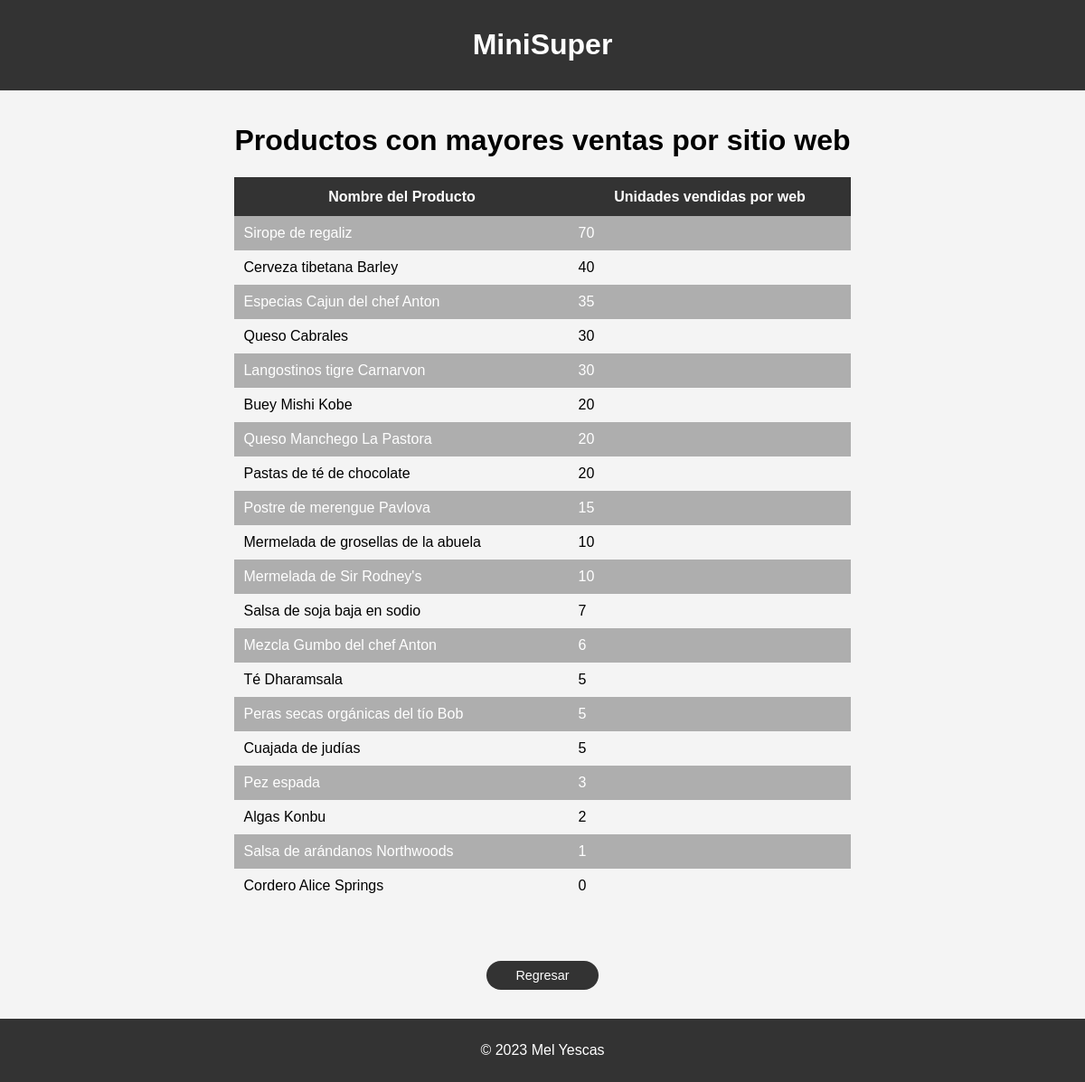
Page /gestion/top_web_sales/ on the committed database.
### gestion/models.py (models this page shows, shortened)
class Products(models.Model):
    ProductId = models.AutoField(primary_key=True)
    ProductName = models.CharField(max_length=255)
    SupplierId = models.ForeignKey(Suppliers, on_delete=models.CASCADE)
    CategoryId = models.ForeignKey(Categories, on_delete=models.CASCADE)
    UnitPrice = models.DecimalField(max_digits=10, decimal_places=2)
    UnitsInStock = models.IntegerField()
    UnitsOnOrder = models.IntegerField()
    UnitsSoldInStore = models.IntegerField()
    Suspended = models.BooleanField(default=False)

### gestion/views.py (the view)
def top_web_sales(request):
    products = Products.objects.order_by(
        "-UnitsOnOrder"
    )  # El signo '-' indica orden descendente
    context = {"products": products}
    return render(request, "top_web_sales.html", context)

### gestion/templates/top_web_sales.html (shortened to what this page needs)
{% extends "base.html" %}
{% block content %}
    <h1>Productos con mayores ventas por sitio web</h1>
    <table class="table-products">
        <thead>
            <tr>
                <th>Nombre del Producto</th>
                <th>Unidades vendidas por web</th>
            </tr>
        </thead>
        <tbody>
            {% for product in products %}
            <tr>
                <td>{{ product.ProductName }}</td>
                <td>{{ product.UnitsOnOrder }}</td>
            </tr>
            {% endfor %}
        </tbody>
    </table>
    <div class="cont-flex">
        <a href="{% url 'index' %}" class="btn-add">Regresar</a>
    </div>
{% endblock %}

### gestion/static/css/base.css (style rules this page uses)
:root { --color-fondo: #f4f4f4; --color-header-footer: #333; --color-white: white; --color-gray: #aeaeae; --color-hover: #3fa1dd; }
body { font-family: Arial, sans-serif; padding: 0; margin: 0; background-color: var(--color-fondo); display: flex; flex-direction: column; min-height: 100vh; }
a { text-decoration: none; color: inherit; }
.table-products { width: 100%; border-collapse: collapse; margin: 1rem 0 2rem; }
.table-products th { padding: .8rem; background-color: var(--color-header-footer); color: var(--color-white); }
.table-products td { padding: 10px; }
.table-products tbody tr:nth-child(odd) { background-color: var(--color-gray); color: var(--color-white); }
.btn-add { border-radius: 1rem; padding: 0.5rem 2rem; text-decoration: none; color: var(--color-white); background: var(--color-header-footer); margin: 2rem 0 0; border: none; font-size: .9rem; }
.cont-flex { display: flex; justify-content: center; gap: 1rem; }

### rows in the picture
Products: ProductName "Sirope de regaliz", UnitsOnOrder "70"
Products: ProductName "Cerveza tibetana Barley", UnitsOnOrder "40"
Products: ProductName "Especias Cajun del chef Anton", UnitsOnOrder "35"
Products: ProductName "Queso Cabrales", UnitsOnOrder "30"
Products: ProductName "Langostinos tigre Carnarvon", UnitsOnOrder "30"
Products: ProductName "Buey Mishi Kobe", UnitsOnOrder "20"
Products: ProductName "Queso Manchego La Pastora", UnitsOnOrder "20"
Products: ProductName "Pastas de té de chocolate", UnitsOnOrder "20"
Products: ProductName "Postre de merengue Pavlova", UnitsOnOrder "15"
Products: ProductName "Mermelada de grosellas de la abuela", UnitsOnOrder "10"
Products: ProductName "Mermelada de Sir Rodney's", UnitsOnOrder "10"
Products: ProductName "Salsa de soja baja en sodio", UnitsOnOrder "7"
Products: ProductName "Mezcla Gumbo del chef Anton", UnitsOnOrder "6"
Products: ProductName "Té Dharamsala", UnitsOnOrder "5"
Products: ProductName "Peras secas orgánicas del tío Bob", UnitsOnOrder "5"
Products: ProductName "Cuajada de judías", UnitsOnOrder "5"
Products: ProductName "Pez espada", UnitsOnOrder "3"
Products: ProductName "Algas Konbu", UnitsOnOrder "2"
Products: ProductName "Salsa de arándanos Northwoods", UnitsOnOrder "1"
Products: ProductName "Cordero Alice Springs", UnitsOnOrder "0"
